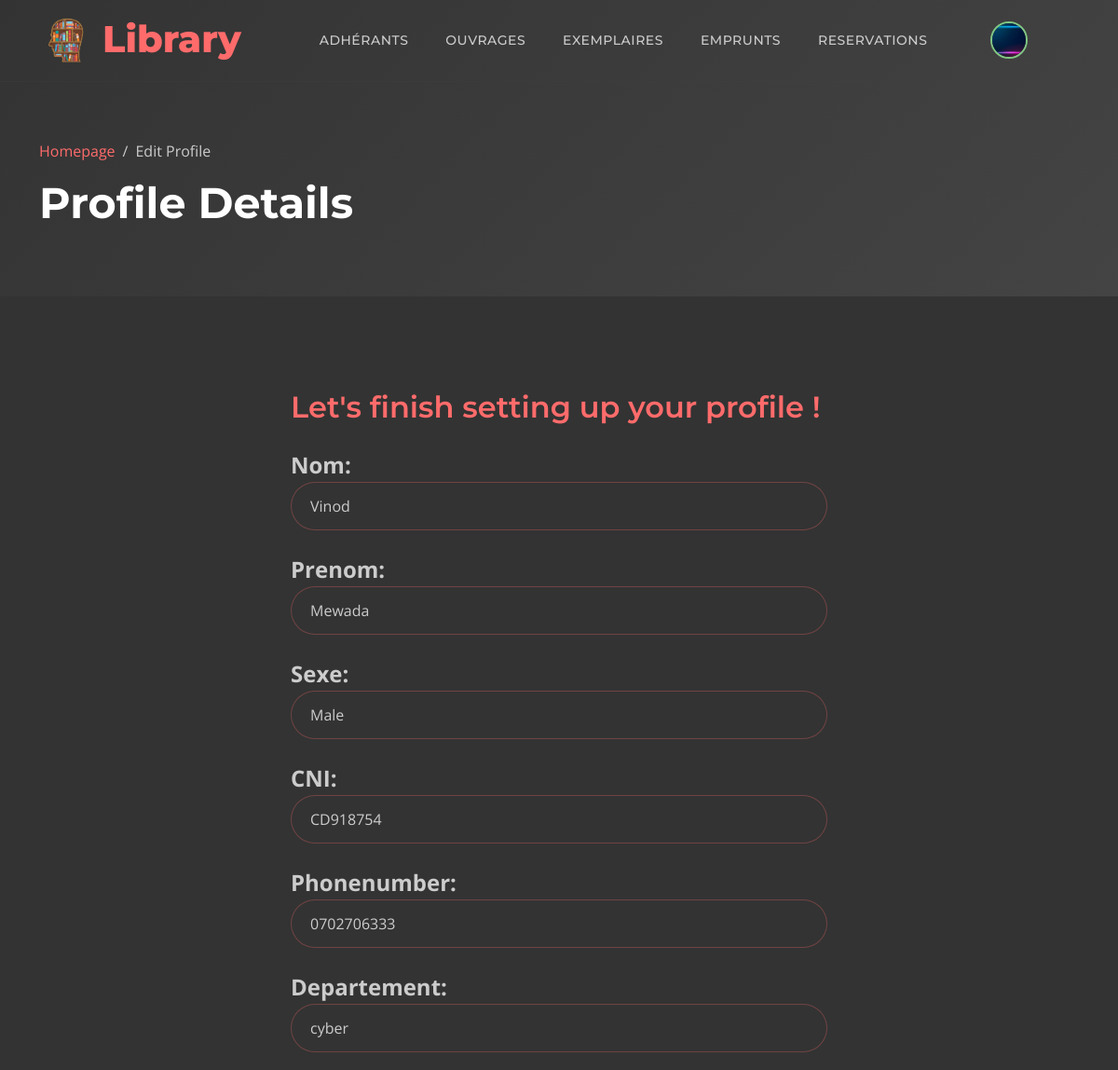
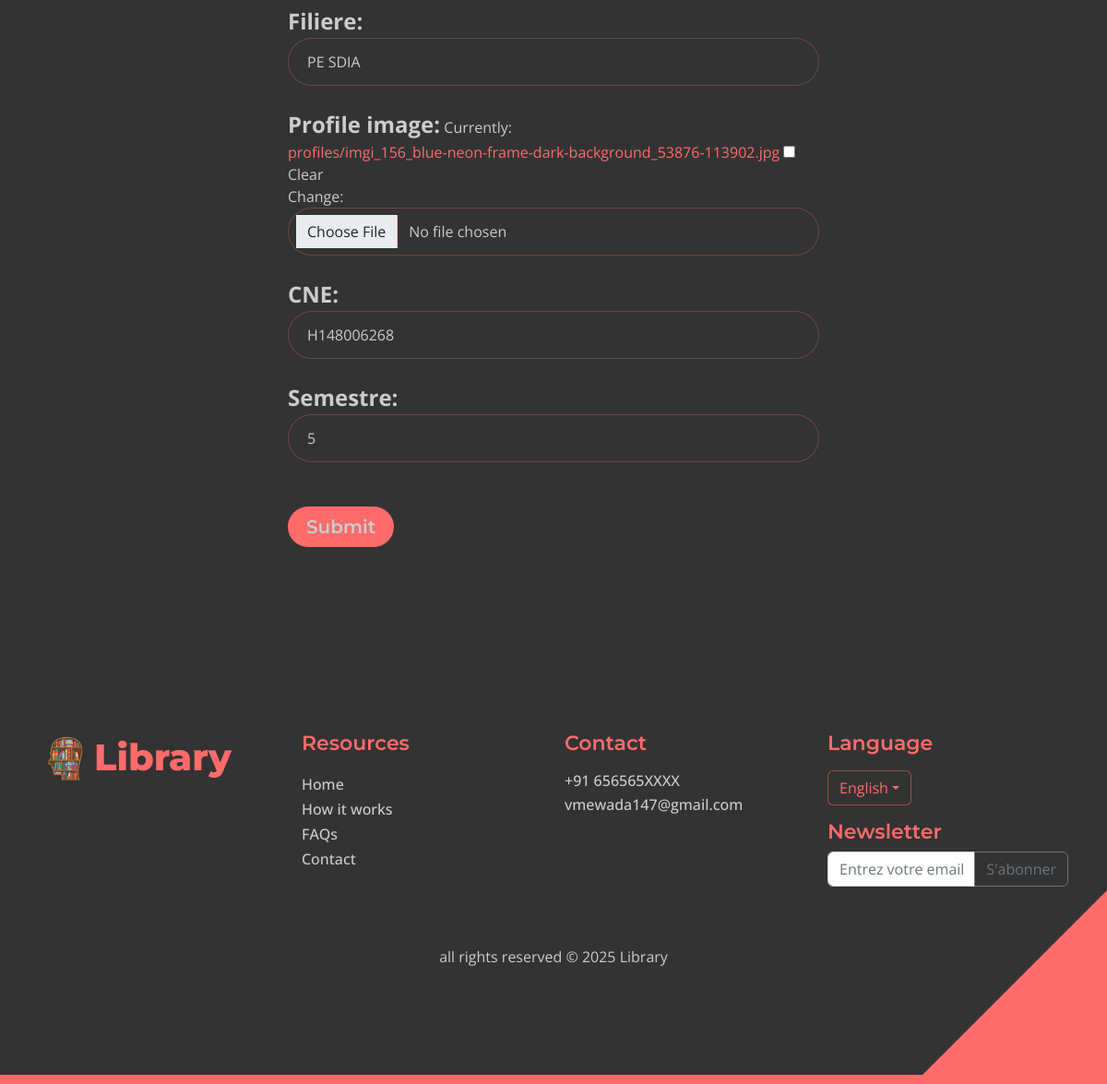
Page /edit-profile/ (signed in) on the committed database (2 pictures, top to bottom).
### adherants/models.py (models this page shows, shortened)
class Profile(models.Model):
    user = models.OneToOneField(User, on_delete=models.CASCADE, null=True, blank=True)
    prenom = models.CharField(max_length=255, blank=True, null=True)
    nom = models.CharField(max_length=255, blank=True, null=True)
    email = models.EmailField(max_length=500, blank=True, null=True)
    username = models.CharField(max_length=200, blank=True, null=True)
    CNI = models.CharField(max_length=200, blank=True, null=True)
    profile_image = models.ImageField(null=True, blank=True, upload_to='profiles/', default="profiles/user-default.png")
    departement = models.CharField(max_length=200, blank=True, null=True)
    filiere = models.CharField(max_length=200, blank=True, null=True)
    CNE = models.CharField(max_length=200, blank=True, null=True)
    semestre = models.CharField(max_length=200, blank=True, null=True)
    sexe = models.CharField(max_length=200, blank=True, null=True)
    phonenumber = models.CharField(max_length=200, blank=True, null=True)
    created = models.DateTimeField(auto_now_add=True)
    id = models.UUIDField(default=uuid.uuid4, unique=True,
                          primary_key=True, editable=False)

### adherants/views.py (the view)
# urls.py: path('edit-profile/', login_required(views.editProfile), name="edit-profile"),
@login_required(login_url='login')
def editProfile(request):
    profile = request.user.profile
    form = ProfileForm(instance=profile)
    if request.method == 'POST':
        form = ProfileForm(request.POST, request.FILES, instance=profile)
        if form.is_valid():
            form.save()
            return redirect('profile')
    context = {'form': form}
    return render(request, 'adherants/profile_form.html', context)

### adherants/forms.py
class ProfileForm(ModelForm):
    class Meta:
        model = Profile
        fields = ['nom', 'prenom', 'sexe', 'CNI', 'phonenumber', 'departement', 'filiere', 'profile_image',
                  'CNE', 'semestre']
        widgets = {
            'sexe': forms.Select(choices=[('male', 'Male'), ('female', 'Female')])
        }
    def __init__(self, *args, **kwargs):
        super(ProfileForm, self).__init__(*args, **kwargs)
        for name, field in self.fields.items():
            field.widget.attrs.update({'class': 'form-control'})

### adherants/templates/adherants/profile_form.html (shortened to what this page needs)
{% extends "main.html" %}
{% block content %}
{% load static %}
<header class="site-header d-flex flex-column justify-content-center align-items-center">
    <div class="container">
        <div class="row align-items-center">
            <div class="col-lg-8 col-12">
                <nav aria-label="breadcrumb">
                    <ol class="breadcrumb">
                        <li class="breadcrumb-item"><a href="{% url 'ouvrages:index' %}">Homepage</a></li>
                        <li class="breadcrumb-item active" aria-current="page">Edit Profile</li>
                    </ol>
                </nav>
                <h2 class="text-white">Profile Details</h2>
            </div>
        </div>
    </div>
</header>
<section class="section-padding section-bg col-12 col-lg-12 d-flex justify-content-center align-items-center">
    <div class="container col-6">
        <div class="col-lg-12 col-12 m-auto">
            <h3 class="mb-4">Let's finish setting up your profile !</h3>
        </div>
        <form class="custom-form contact-form" role="form" action="{% url 'edit-profile' %}" method="POST" enctype="multipart/form-data">
            {% for field in form %}
            <div style="margin-top: 1.5rem; margin-bottom: 1.5rem;">
                <label class="fw-bold fs-4">{{ field.label }}:</label>
                {{ field }}
            </div>
            {% endfor %}
            <button class="btn mybtn mt-3 mt-lg-4" type="submit">Submit</button>
        </form>
    </div>
</section>
{% endblock content %}

### templates/navbar.html (shortened to what this page needs)
{% load static %}
<nav class="navbar navbar-expand-lg">
    <div class="container">
        <a class="navbar-brand" href="{% url 'ouvrages:index'%}#section_1">
            <div class="d-flex justify-content-around align-content-center">
                <img src="{% static 'images/logoo.png'%}" class="navbar-logo"/>
                <h6 class="navbar-title">Library</h6>
            </div>
        </a>
        <div class="collapse navbar-collapse" id="navbarNav">
            <ul class="navbar-nav ms-lg-5">
                {% if user.is_staff %}
                <li class="nav-item">
                    <a class="nav-link click-scroll" href="{% url 'profiles'%}">Adhérants</a>
                </li>
                <li class="nav-item">
                    <a class="nav-link click-scroll" href="{% url 'ouvrages:browse'%}">Ouvrages</a>
                </li>
                <li class="nav-item">
                    <a class="nav-link click-scroll" href="{% url 'ouvrages:exemplaires' %}">Exemplaires</a>
                </li>
                <li class="nav-item">
                    <a class="nav-link click-scroll" href="{% url 'ouvrages:emprunt' %}">Emprunts</a>
                </li>
                <li class="nav-item">
                    <a class="nav-link click-scroll" href="{% url 'ouvrages:list_reservations' %}">Reservations</a>
                </li>
                {%endif%}
            </ul>
            <div class="d-none d-lg-block ms-lg-4">
                <div class="nav-item dropdown">
                    {% if user.is_authenticated %}
                        <a href="#" class="ms-lg-4" id="navbarLightDropdownMenuLink" role="button" data-bs-toggle="dropdown" aria-expanded="false">
                            <img src="{{ user.profile.profile_image.url }}" class="avatar avatar-sm nav-link navbar-icon bi-person smoothscroll">
                        </a>
                    {% else %}
                        <a class="nav-link navbar-icon bi-person smoothscroll ms-lg-4" href="#" id="navbarLightDropdownMenuLink" role="button" data-bs-toggle="dropdown" aria-expanded="false">
                        </a>
                    {% endif %}
                </div>
            </div>
        </div>
    </div>
</nav>

### static/css/templatemo-topic-listing.css (style rules this page uses)
:root { --white-color: #CCCCCC; --primary-color: #FF6B6B; --secondary-color: #FFD166; --section-bg-color: #333333; --custom-btn-bg-color: #FF6B6B; --custom-btn-bg-hover-color: #FFD166; --dark-color: #FF6B6B; --p-color: #CCCCCC; --border-color: #444444; --link-hover-color: #FFD166; --body-font-family: 'Open Sans', sans-serif; --title-font-family: 'Montserrat', sans-serif; --h1-font-size: 58px; --h2-font-size: 46px; --h3-font-size: 32px; --h4-font-size: 28px; --h5-font-size: 24px; --h6-font-size: 22px; --p-font-size: 20px; --menu-font-size: 14px; --btn-font-size: 18px; --copyright-font-size: 16px; --border-radius-large: 100px; --border-radius-medium: 20px; --border-radius-small: 10px; --font-weight-normal: 400; --font-weight-medium: 500; --font-weight-semibold: 600; --font-weight-bold: 700; }
body { background-color: #333333; font-family: var(--body-font-family); color: var(--white-color); }
h2, h3, h4, h5, h6 { color: var(--dark-color); }
h1, h2, h3, h4, h5, h6 { font-family: var(--title-font-family); font-weight: var(--font-weight-semibold); }
h2 { font-size: var(--h2-font-size); font-weight: var(--font-weight-bold); }
h3 { font-size: var(--h3-font-size); }
h6 { color: var(--primary-color); font-size: var(--h6-font-size); }
ul li { color: var(--p-color); font-size: var(--p-font-size); font-weight: var(--font-weight-normal); }
a, button { touch-action: manipulation; transition: all 0.3s; }
a { display: inline-block; color: var(--primary-color); text-decoration: none; }
.section-padding { padding-top: 100px; padding-bottom: 100px; }
.section-bg { background-color: var(--section-bg-color); }
.site-header { background: linear-gradient(135deg, #333333 0%, #444444 100%); padding-top: 150px; padding-bottom: 80px; }
.site-header .container { height: 100%; }
.breadcrumb-item+.breadcrumb-item::before, .breadcrumb-item a:hover, .breadcrumb-item.active { color: var(--white-color); }
.navbar { background: transparent; border-bottom: 1px solid rgba(68, 68, 68, 0.2); z-index: 9; }
.navbar-brand, .navbar-brand:hover { font-size: var(--h3-font-size); font-weight: var(--font-weight-bold); display: block; color: var(--white-color); }
.navbar-expand-lg .navbar-nav .nav-link { border-radius: var(--border-radius-large); margin: 10px; padding: 10px; }
.navbar-nav .nav-link { display: inline-block; color: var(--white-color); font-family: var(--title-font-family); font-size: var(--menu-font-size); font-weight: var(--font-weight-medium); text-transform: uppercase; letter-spacing: 0.5px; position: relative; padding-top: 15px; padding-bottom: 15px; }
.navbar-icon { background: rgba(68, 68, 68, 0.2); border-radius: var(--border-radius-large); display: inline-block; font-size: var(--h5-font-size); width: 40px; height: 40px; line-height: 40px; text-align: center; transition: all 0.3s ease; color: var(--primary-color); border: 1px solid rgba(68, 68, 68, 0.5); }
.topics-listing-page .site-header { padding-bottom: 65px; }
.custom-form .form-control { background-color: #333333; border: 1px solid rgba(255, 107, 107, 0.3); border-radius: var(--border-radius-large); color: var(--white-color); margin-bottom: 24px; padding-top: 13px; padding-bottom: 13px; padding-left: 20px; outline: none; }
.custom-form button[type="submit"] { background: var(--custom-btn-bg-color); border: none; border-radius: var(--border-radius-large); color: var(--white-color); font-family: var(--title-font-family); font-size: var(--p-font-size); font-weight: var(--font-weight-semibold); transition: all 0.3s; margin-bottom: 0; }

### static/css/style.css (style rules this page uses)
.avatar { border-radius: 50%; border: 2px solid #81C784; object-fit: cover; }
.mybtn { background: #81C784; border: 2px solid transparent; border-radius: 100px; color: #ffffff; font-size: 18px; font-weight: 600; line-height: normal; transition: all 0.3s; padding: 10px 20px; }
.navbar-logo { height: 60px; width: auto; margin-top: auto; margin-right: 0.5rem; }
.navbar-title { margin-top: 0.3rem; font-size: 2.5rem; font-weight: 800; }

### rows in the picture
Profile: form "Vinod" "Mewada" "Male" "CD918754" "0702706333" "cyber" "PE SDIA" "H148006268" "5"

### other values in the picture
{{ field.label }} "Nom" "Prenom" "Sexe" "CNI" "Phonenumber" "Departement" "Filiere" "Profile image" "CNE" "Semestre"
